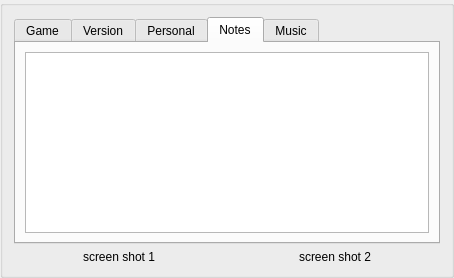
<?xml version="1.0" encoding="UTF-8"?>
<ui version="4.0">
 <class>Gamebase</class>
 <widget class="QGroupBox" name="Gamebase">
  <property name="geometry">
   <rect>
    <x>0</x>
    <y>0</y>
    <width>417</width>
    <height>278</height>
   </rect>
  </property>
  <property name="sizePolicy">
   <sizepolicy hsizetype="Preferred" vsizetype="MinimumExpanding">
    <horstretch>0</horstretch>
    <verstretch>0</verstretch>
   </sizepolicy>
  </property>
  <property name="maximumSize">
   <size>
    <width>16777215</width>
    <height>16777215</height>
   </size>
  </property>
  <property name="windowTitle">
   <string>GroupBox</string>
  </property>
  <property name="title">
   <string/>
  </property>
  <layout class="QVBoxLayout" name="verticalLayout">
   <item>
    <widget class="QTabWidget" name="tabWidget">
     <property name="sizePolicy">
      <sizepolicy hsizetype="Expanding" vsizetype="Expanding">
       <horstretch>0</horstretch>
       <verstretch>0</verstretch>
      </sizepolicy>
     </property>
     <property name="currentIndex">
      <number>3</number>
     </property>
     <widget class="QWidget" name="tab">
      <attribute name="title">
       <string>Game</string>
      </attribute>
      <layout class="QGridLayout" name="gridLayout">
       <item row="0" column="0">
        <layout class="QGridLayout" name="gridLayout_2">
         <item row="3" column="1">
          <widget class="QLabel" name="lblGameType">
           <property name="text">
            <string>lblGameType</string>
           </property>
          </widget>
         </item>
         <item row="2" column="0">
          <widget class="QLabel" name="label_2">
           <property name="text">
            <string>Coding:</string>
           </property>
          </widget>
         </item>
         <item row="0" column="0">
          <widget class="QLabel" name="label">
           <property name="text">
            <string>Copyright:</string>
           </property>
          </widget>
         </item>
         <item row="0" column="1">
          <widget class="QLabel" name="lblCopyright">
           <property name="text">
            <string>lblCopyright</string>
           </property>
          </widget>
         </item>
         <item row="0" column="2">
          <widget class="QLabel" name="label_4">
           <property name="text">
            <string>Genre:</string>
           </property>
          </widget>
         </item>
         <item row="0" column="3">
          <widget class="QLabel" name="lblGenre">
           <property name="text">
            <string>lblGenre</string>
           </property>
          </widget>
         </item>
         <item row="4" column="1">
          <widget class="QLabel" name="lblArtist">
           <property name="text">
            <string>lblArtist</string>
           </property>
          </widget>
         </item>
         <item row="1" column="2">
          <widget class="QLabel" name="label_5">
           <property name="text">
            <string>No. of Players:</string>
           </property>
          </widget>
         </item>
         <item row="1" column="3">
          <widget class="QLabel" name="lblNoOfPlayers">
           <property name="text">
            <string>lnlNoOfPlayers</string>
           </property>
          </widget>
         </item>
         <item row="3" column="0">
          <widget class="QLabel" name="label_3">
           <property name="text">
            <string>Game Type:</string>
           </property>
          </widget>
         </item>
         <item row="1" column="0">
          <widget class="QLabel" name="label_7">
           <property name="text">
            <string>Developer:</string>
           </property>
          </widget>
         </item>
         <item row="2" column="1">
          <widget class="QLabel" name="lblCoding">
           <property name="text">
            <string>lblCoding</string>
           </property>
          </widget>
         </item>
         <item row="1" column="1">
          <widget class="QLabel" name="lblDeveloper">
           <property name="text">
            <string>lblDeveloper</string>
           </property>
          </widget>
         </item>
         <item row="4" column="0">
          <widget class="QLabel" name="label_8">
           <property name="text">
            <string>Artist:</string>
           </property>
          </widget>
         </item>
         <item row="5" column="1">
          <widget class="QLabel" name="lblLicense">
           <property name="text">
            <string>lblLicense</string>
           </property>
          </widget>
         </item>
         <item row="5" column="0">
          <widget class="QLabel" name="label_9">
           <property name="text">
            <string>License:</string>
           </property>
          </widget>
         </item>
         <item row="2" column="2">
          <widget class="QLabel" name="label_6">
           <property name="text">
            <string>Language:</string>
           </property>
          </widget>
         </item>
         <item row="2" column="3">
          <widget class="QLabel" name="lblLanguage">
           <property name="text">
            <string>lblLanguage</string>
           </property>
          </widget>
         </item>
         <item row="3" column="2">
          <widget class="QLabel" name="label_10">
           <property name="text">
            <string>Control:</string>
           </property>
          </widget>
         </item>
         <item row="3" column="3">
          <widget class="QLabel" name="lblControl">
           <property name="text">
            <string>lblControl</string>
           </property>
          </widget>
         </item>
         <item row="4" column="2">
          <widget class="QLabel" name="label_11">
           <property name="text">
            <string>Rarity:</string>
           </property>
          </widget>
         </item>
         <item row="4" column="3">
          <widget class="QLabel" name="lblRarity">
           <property name="text">
            <string>lblRarity</string>
           </property>
          </widget>
         </item>
         <item row="5" column="2">
          <widget class="QLabel" name="label_12">
           <property name="text">
            <string>More Info:</string>
           </property>
          </widget>
         </item>
         <item row="5" column="3">
          <widget class="QLabel" name="lblMoreInfo">
           <property name="text">
            <string>lblMoreInfo</string>
           </property>
          </widget>
         </item>
        </layout>
       </item>
      </layout>
     </widget>
     <widget class="QWidget" name="tab_2">
      <attribute name="title">
       <string>Version</string>
      </attribute>
      <layout class="QGridLayout" name="gridLayout_10">
       <item row="0" column="0">
        <layout class="QGridLayout" name="gridLayout_9">
         <item row="1" column="3">
          <widget class="QLabel" name="lblLoadingScreen">
           <property name="text">
            <string>lblLoadingScreen</string>
           </property>
          </widget>
         </item>
         <item row="1" column="2">
          <widget class="QLabel" name="label_20">
           <property name="maximumSize">
            <size>
             <width>70</width>
             <height>16777215</height>
            </size>
           </property>
           <property name="text">
            <string>Loading Screen:</string>
           </property>
          </widget>
         </item>
         <item row="2" column="0">
          <widget class="QLabel" name="label_15">
           <property name="text">
            <string>Playable:</string>
           </property>
          </widget>
         </item>
         <item row="1" column="1">
          <widget class="QLabel" name="lnlNoOfTrain">
           <property name="text">
            <string>lnlNoOfTrain</string>
           </property>
          </widget>
         </item>
         <item row="1" column="0">
          <widget class="QLabel" name="label_22">
           <property name="text">
            <string>No. of Trainers:</string>
           </property>
          </widget>
         </item>
         <item row="0" column="3">
          <widget class="QLabel" name="lblOriginal">
           <property name="text">
            <string>lblOriginal</string>
           </property>
          </widget>
         </item>
         <item row="0" column="2">
          <widget class="QLabel" name="label_19">
           <property name="maximumSize">
            <size>
             <width>70</width>
             <height>16777215</height>
            </size>
           </property>
           <property name="text">
            <string>Original:</string>
           </property>
          </widget>
         </item>
         <item row="0" column="1">
          <widget class="QLabel" name="lblMemoryExp">
           <property name="text">
            <string>lblMemoryExp</string>
           </property>
          </widget>
         </item>
         <item row="0" column="0">
          <widget class="QLabel" name="label_16">
           <property name="text">
            <string>Memory Expansion:</string>
           </property>
           <property name="scaledContents">
            <bool>false</bool>
           </property>
          </widget>
         </item>
         <item row="2" column="3">
          <widget class="QLabel" name="lblTitleScreen">
           <property name="text">
            <string>lblTitleScreen</string>
           </property>
          </widget>
         </item>
         <item row="2" column="2">
          <widget class="QLabel" name="label_25">
           <property name="maximumSize">
            <size>
             <width>70</width>
             <height>16777215</height>
            </size>
           </property>
           <property name="text">
            <string>Title Screen:</string>
           </property>
          </widget>
         </item>
         <item row="3" column="0">
          <widget class="QLabel" name="label_21">
           <property name="text">
            <string>Game Length:</string>
           </property>
          </widget>
         </item>
         <item row="2" column="1">
          <widget class="QLabel" name="lblPlayable">
           <property name="text">
            <string>lblPlayable</string>
           </property>
          </widget>
         </item>
         <item row="3" column="1">
          <widget class="QLabel" name="lblGameLength">
           <property name="text">
            <string>lblGameLength</string>
           </property>
          </widget>
         </item>
         <item row="3" column="2">
          <widget class="QLabel" name="label_26">
           <property name="text">
            <string>Included Docs:</string>
           </property>
          </widget>
         </item>
         <item row="3" column="3">
          <widget class="QLabel" name="lblIncludedDocs">
           <property name="text">
            <string>lblIncludedDocs</string>
           </property>
          </widget>
         </item>
         <item row="4" column="0">
          <widget class="QLabel" name="label_23">
           <property name="text">
            <string>PAL/NTSC:</string>
           </property>
          </widget>
         </item>
         <item row="4" column="1">
          <widget class="QLabel" name="lblPalNtsc">
           <property name="text">
            <string>lblPalNtsc</string>
           </property>
          </widget>
         </item>
         <item row="4" column="2">
          <widget class="QLabel" name="label_27">
           <property name="text">
            <string>High Score Saver:</string>
           </property>
          </widget>
         </item>
         <item row="4" column="3">
          <widget class="QLabel" name="lblHighScoreSaver">
           <property name="text">
            <string>lblHighScoreSaver</string>
           </property>
          </widget>
         </item>
         <item row="5" column="0">
          <widget class="QLabel" name="label_24">
           <property name="text">
            <string>Download:</string>
           </property>
          </widget>
         </item>
         <item row="5" column="1">
          <widget class="QLabel" name="lblDownload">
           <property name="text">
            <string>lblDownload</string>
           </property>
          </widget>
         </item>
         <item row="5" column="2">
          <widget class="QLabel" name="label_28">
           <property name="text">
            <string>True Drive Emul:</string>
           </property>
          </widget>
         </item>
         <item row="5" column="3">
          <widget class="QLabel" name="lblTrueDriveEmul">
           <property name="text">
            <string>lblTrueDriveEmul</string>
           </property>
          </widget>
         </item>
        </layout>
       </item>
      </layout>
     </widget>
     <widget class="QWidget" name="tab_3">
      <attribute name="title">
       <string>Personal</string>
      </attribute>
     </widget>
     <widget class="QWidget" name="tab_4">
      <attribute name="title">
       <string>Notes</string>
      </attribute>
      <layout class="QGridLayout" name="gridLayout_8">
       <item row="0" column="0">
        <widget class="QTextEdit" name="textEdit"/>
       </item>
      </layout>
     </widget>
     <widget class="QWidget" name="tab_5">
      <attribute name="title">
       <string>Music</string>
      </attribute>
      <layout class="QGridLayout" name="gridLayout_5">
       <item row="0" column="0">
        <layout class="QGridLayout" name="gridLayout_6">
         <item row="3" column="1">
          <widget class="QLabel" name="lblPhoto">
           <property name="text">
            <string>lblPhoto</string>
           </property>
          </widget>
         </item>
         <item row="2" column="0">
          <widget class="QLabel" name="label_13">
           <property name="maximumSize">
            <size>
             <width>60</width>
             <height>16777215</height>
            </size>
           </property>
           <property name="text">
            <string>Group:</string>
           </property>
          </widget>
         </item>
         <item row="0" column="0">
          <widget class="QLabel" name="label_14">
           <property name="maximumSize">
            <size>
             <width>60</width>
             <height>16777215</height>
            </size>
           </property>
           <property name="text">
            <string>Musician:</string>
           </property>
          </widget>
         </item>
         <item row="0" column="1">
          <widget class="QLabel" name="lblMusician">
           <property name="text">
            <string>lblMusician</string>
           </property>
          </widget>
         </item>
         <item row="3" column="0">
          <widget class="QLabel" name="label_17">
           <property name="maximumSize">
            <size>
             <width>60</width>
             <height>16777215</height>
            </size>
           </property>
           <property name="text">
            <string>Photo:</string>
           </property>
          </widget>
         </item>
         <item row="1" column="0">
          <widget class="QLabel" name="label_18">
           <property name="text">
            <string>Nick:</string>
           </property>
          </widget>
         </item>
         <item row="2" column="1">
          <widget class="QLabel" name="lblGroup">
           <property name="text">
            <string>lblGroup</string>
           </property>
          </widget>
         </item>
         <item row="1" column="1">
          <widget class="QLabel" name="lblNick">
           <property name="text">
            <string>lblNick</string>
           </property>
          </widget>
         </item>
        </layout>
       </item>
      </layout>
     </widget>
    </widget>
   </item>
   <item>
    <layout class="QHBoxLayout" name="horizontalLayout">
     <item>
      <widget class="QLabel" name="lblImage1">
       <property name="maximumSize">
        <size>
         <width>320</width>
         <height>256</height>
        </size>
       </property>
       <property name="text">
        <string>screen shot 1</string>
       </property>
       <property name="alignment">
        <set>Qt::AlignCenter</set>
       </property>
      </widget>
     </item>
     <item>
      <widget class="QLabel" name="lblImage2">
       <property name="maximumSize">
        <size>
         <width>320</width>
         <height>256</height>
        </size>
       </property>
       <property name="text">
        <string>screen shot 2</string>
       </property>
       <property name="alignment">
        <set>Qt::AlignCenter</set>
       </property>
      </widget>
     </item>
    </layout>
   </item>
  </layout>
 </widget>
 <resources/>
 <connections/>
</ui>
